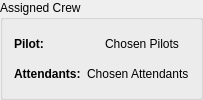
               <widget class="QGroupBox" name="assignedCrewGroup_2">
                <property name="title">
                 <string>Assigned Crew</string>
                </property>
                <layout class="QVBoxLayout" name="verticalLayout_20">
                 <item>
                  <layout class="QGridLayout" name="gridLayout_25">
                   <item row="0" column="0">
                    <widget class="QLabel" name="assignedPilotLabel_2">
                     <property name="styleSheet">
                      <string notr="true">font-weight:
                                                                                            bold;</string>
                     </property>
                     <property name="text">
                      <string>Pilot:</string>
                     </property>
                    </widget>
                   </item>
                   <item row="0" column="1">
                    <widget class="QLabel" name="updateChosenPilot">
                     <property name="text">
                      <string>Chosen Pilots</string>
                     </property>
                    </widget>
                   </item>
                  </layout>
                 </item>
                 <item>
                  <layout class="QGridLayout" name="gridLayout_26">
                   <item row="0" column="0">
                    <widget class="QLabel" name="assignedAttendantsLabel_2">
                     <property name="styleSheet">
                      <string notr="true">font-weight:
                                                                                            bold;</string>
                     </property>
                     <property name="text">
                      <string>Attendants:</string>
                     </property>
                    </widget>
                   </item>
                   <item row="0" column="1">
                    <widget class="QLabel" name="updateChosenFA">
                     <property name="text">
                      <string>Chosen Attendants</string>
                     </property>
                    </widget>
                   </item>
                  </layout>
                 </item>
                </layout>
               </widget>
